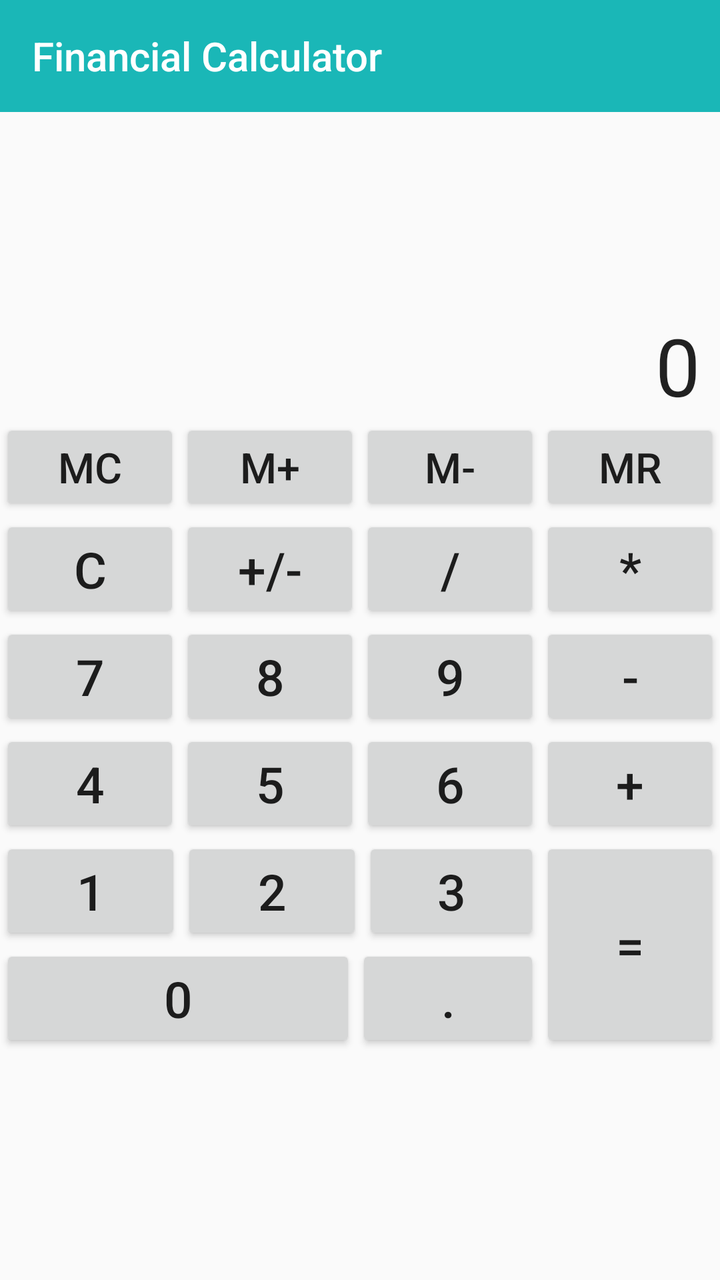
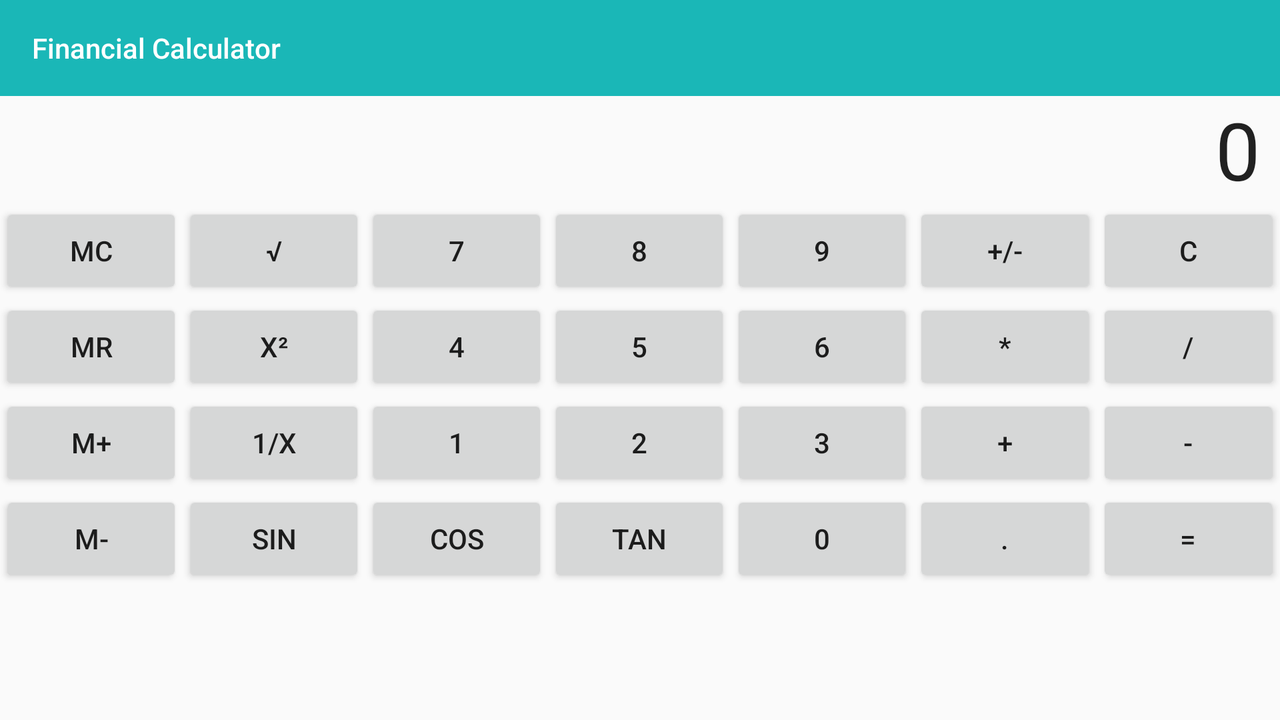

One screen, two layout resources from the same app: the default and the repository's alternative for another configuration. Each is rendered where Android would select it; the XML of both is given below.
<!-- AndroidManifest.xml: application theme AppTheme -->
<!-- res/layout/activity_calculator.xml -->
<?xml version="1.0" encoding="utf-8"?>
<RelativeLayout xmlns:android="http://schemas.android.com/apk/res/android"
    android:layout_width="match_parent"
    android:layout_height="match_parent"
    android:orientation="vertical"
    >
    <include
        android:id="@+id/app_bar"
        layout="@layout/app_bar" />
    <ScrollView
        android:layout_width="match_parent"
        android:layout_height="match_parent"
        android:layout_marginTop="?attr/actionBarSize">

            <LinearLayout
                android:orientation="vertical"
                android:layout_width="match_parent"
                android:layout_height="match_parent"
                android:layout_marginTop="100dp"
               >
                <LinearLayout
                    android:id="@+id/row1"
                    android:layout_width="match_parent"
                    android:layout_height="wrap_content"
                    >

                    <TextView
                        android:id="@+id/textView1"
                        android:layout_width="match_parent"
                        android:layout_height="wrap_content"
                        android:gravity="right"
                        android:maxLines="1"
                        android:paddingLeft="10dp"
                        android:paddingRight="10dp"
                        android:text="0"
                        android:textAppearance="?android:attr/textAppearanceLarge"
                        android:textSize="40sp" />
                </LinearLayout>

                <LinearLayout
                    android:layout_width="match_parent"
                    android:layout_height="match_parent"
                    android:orientation="vertical"
                    >
                <LinearLayout
                    android:id="@+id/row2"
                    android:layout_width="match_parent"
                    android:layout_height="0dp"
                    android:layout_weight=".12"
                  >

                    <Button
                        android:id="@+id/buttonClearMemory"
                        android:layout_width="0dp"
                        android:layout_height="match_parent"
                        android:layout_weight=".25"
                        android:text="@string/buttonClearMemory"
                        android:textSize="21sp" />

                    <Button
                        android:id="@+id/buttonAddToMemory"
                        android:layout_width="0dp"
                        android:layout_height="match_parent"
                        android:layout_weight=".25"
                        android:text="@string/buttonAddToMemory"
                        android:textSize="21sp" />

                    <Button
                        android:id="@+id/buttonSubtractFromMemory"
                        android:layout_width="0dp"
                        android:layout_height="match_parent"
                        android:layout_weight=".25"
                        android:text="@string/buttonSubtractFromMemory"
                        android:textSize="21sp" />

                    <Button
                        android:id="@+id/buttonRecallMemory"
                        android:layout_width="0dp"
                        android:layout_height="match_parent"
                        android:layout_weight=".25"
                        android:text="@string/buttonRecallMemory"
                        android:textSize="21sp" />
                </LinearLayout>

                <LinearLayout
                    android:id="@+id/row3"
                    android:layout_width="match_parent"
                    android:layout_height="0dp"
                    android:layout_weight=".12" >

                    <Button
                        android:id="@+id/buttonClear"
                        android:layout_width="0dp"
                        android:layout_height="match_parent"
                        android:layout_weight=".25"
                        android:text="@string/buttonClear"
                        android:textSize="25sp" />

                    <Button
                        android:id="@+id/buttonToggleSign"
                        android:layout_width="0dp"
                        android:layout_height="match_parent"
                        android:layout_weight=".25"
                        android:text="@string/buttonToggleSign"
                        android:textSize="25sp" />

                    <Button
                        android:id="@+id/buttonDivide"
                        android:layout_width="0dp"
                        android:layout_height="match_parent"
                        android:layout_weight=".25"
                        android:text="@string/buttonDivide"
                        android:textSize="25sp" />

                    <Button
                        android:id="@+id/buttonMultiply"
                        android:layout_width="0dp"
                        android:layout_height="match_parent"
                        android:layout_weight=".25"
                        android:text="@string/buttonMultiply"
                        android:textSize="25sp" />
                </LinearLayout>

                <LinearLayout
                    android:id="@+id/row4"
                    android:layout_width="match_parent"
                    android:layout_height="0dp"
                    android:layout_weight=".12" >

                    <Button
                        android:id="@+id/button7"
                        android:layout_width="0dp"
                        android:layout_height="match_parent"
                        android:layout_weight=".25"
                        android:text="@string/button7"
                        android:textSize="25sp" />

                    <Button
                        android:id="@+id/button8"
                        android:layout_width="0dp"
                        android:layout_height="match_parent"
                        android:layout_weight=".25"
                        android:text="@string/button8"
                        android:textSize="25sp" />

                    <Button
                        android:id="@+id/button9"
                        android:layout_width="0dp"
                        android:layout_height="match_parent"
                        android:layout_weight=".25"
                        android:text="@string/button9"
                        android:textSize="25sp" />

                    <Button
                        android:id="@+id/buttonSubtract"
                        android:layout_width="0dp"
                        android:layout_height="match_parent"
                        android:layout_weight=".25"
                        android:text="@string/buttonSubtract"
                        android:textSize="25sp" />
                </LinearLayout>

                <LinearLayout
                    android:id="@+id/row5"
                    android:layout_width="match_parent"
                    android:layout_height="0dp"
                    android:layout_weight=".12" >

                    <Button
                        android:id="@+id/button4"
                        android:layout_width="0dp"
                        android:layout_height="match_parent"
                        android:layout_weight=".25"
                        android:text="@string/button4"
                        android:textSize="25sp" />

                    <Button
                        android:id="@+id/button5"
                        android:layout_width="0dp"
                        android:layout_height="match_parent"
                        android:text="@string/button5"
                        android:layout_weight=".25"
                        android:textSize="25sp" />

                    <Button
                        android:id="@+id/button6"
                        android:layout_width="0dp"
                        android:layout_height="match_parent"
                        android:layout_weight=".25"
                        android:text="@string/button6"
                        android:textSize="25sp" />

                    <Button
                        android:id="@+id/buttonAdd"
                        android:layout_width="0dp"
                        android:layout_height="match_parent"
                        android:layout_weight=".25"
                        android:text="@string/buttonAdd"
                        android:textSize="25sp" />
                </LinearLayout>

                <LinearLayout
                    android:id="@+id/row6"
                    android:layout_width="match_parent"
                    android:layout_height="0dp"
                    android:layout_weight=".24"
                    android:baselineAligned="false" >

                    <LinearLayout
                        android:layout_width="0dp"
                        android:layout_height="match_parent"
                        android:layout_weight=".75"
                        android:orientation="vertical" >

                        <LinearLayout
                            android:id="@+id/linearLayout1"
                            android:layout_width="match_parent"
                            android:layout_height="0dp"
                            android:layout_weight=".50"
                            android:textSize="25sp" >


                            <Button
                                android:id="@+id/button1"
                                android:layout_width="0dp"
                                android:layout_height="match_parent"
                                android:layout_weight=".35"
                                android:text="@string/button1"
                                android:textSize="25sp" />

                            <Button
                                android:id="@+id/button2"
                                android:layout_width="0dp"
                                android:layout_height="match_parent"
                                android:layout_weight=".35"
                                android:text="@string/button2"
                                android:textSize="25sp" />

                            <Button
                                android:id="@+id/button3"
                                android:layout_width="0dp"
                                android:layout_height="match_parent"
                                android:layout_weight=".34"
                                android:text="@string/button3"
                                android:textSize="25sp" />
                        </LinearLayout>

                        <LinearLayout
                            android:id="@+id/linearLayout2"
                            android:layout_width="match_parent"
                            android:layout_height="0dp"
                            android:layout_weight=".50" >

                            <Button
                                android:id="@+id/button0"
                                android:layout_width="0dp"
                                android:layout_height="match_parent"
                                android:layout_weight=".66"
                                android:text="@string/button0"
                                android:textSize="25sp" />

                            <Button
                                android:id="@+id/buttonDecimalPoint"
                                android:layout_width="0dp"
                                android:layout_height="match_parent"
                                android:layout_weight=".34"
                                android:text="@string/buttonDecimalPoint"
                                android:textSize="25sp" />
                        </LinearLayout>
                    </LinearLayout>

                    <Button
                        android:id="@+id/buttonEquals"
                        android:layout_width="0dp"
                        android:layout_height="match_parent"
                        android:layout_weight=".25"
                        android:text="@string/buttonEquals"
                        android:textSize="25sp" />
                </LinearLayout>
                    </LinearLayout>
            </LinearLayout>

        </ScrollView>

</RelativeLayout>
<!-- res/layout/app_bar.xml (included above) -->
<?xml version="1.0" encoding="utf-8"?>
<android.support.v7.widget.Toolbar xmlns:android="http://schemas.android.com/apk/res/android"
    xmlns:app="http://schemas.android.com/apk/res-auto"
    android:id="@+id/toolbar"
    android:layout_width="match_parent"
    android:layout_height="wrap_content"
    android:background="@color/appcolor"
    app:theme="@style/ThemeOverlay.AppCompat.Dark.ActionBar"
    app:title="@string/app_name"
    app:titleTextColor="@color/cardview_light_background" />
<!-- resources referenced by this layout -->
<resources>
  <color name="appcolor">#1ab7b7</color>
  <color name="cardview_light_background">#FFFFFFFF</color>
  <string name="app_name">Financial Calculator</string>
  
  
      //for calcualtor string
  <string name="button0">0</string>
  <string name="button1">1</string>
  <string name="button2">2</string>
  <string name="button3">3</string>
  <string name="button4">4</string>
  <string name="button5">5</string>
  <string name="button6">6</string>
  <string name="button7">7</string>
  <string name="button8">8</string>
  <string name="button9">9</string>
  <string name="buttonAdd">+</string>
  <string name="buttonAddToMemory">M+</string>
  <string name="buttonClear">C</string>
  <string name="buttonClearMemory">MC</string>
  <string name="buttonDecimalPoint">.</string>
  <string name="buttonDivide">/</string>
  <string name="buttonEquals">=</string>
  <string name="buttonMultiply">*</string>
  <string name="buttonRecallMemory">MR</string>
  <string name="buttonSubtract">-</string>
  <string name="buttonSubtractFromMemory">M-</string>
  <string name="buttonToggleSign">+/-</string>
  <style name="AppTheme" parent="Theme.AppCompat.Light.NoActionBar">
          
  
          <item name="colorPrimary">@color/colorPrimary</item>
          <item name="colorPrimaryDark">@color/colorPrimaryDark</item>
          <item name="colorAccent">@color/appcolor</item>
      </style>
  <color name="colorPrimary">#1ab7b7</color>
  <color name="colorPrimaryDark">#0bd2d2</color>
</resources>
<!-- res/layout-land/activity_calculator.xml (the repository's variant of the layout above) -->
<!-- drawn on the phone turned sideways -->
<?xml version="1.0" encoding="utf-8"?>
<RelativeLayout xmlns:android="http://schemas.android.com/apk/res/android"
    android:layout_width="match_parent"
    android:layout_height="match_parent"
    android:orientation="vertical"
    >
    <include
        android:id="@+id/app_bar"
        layout="@layout/app_bar"
        />
    <RelativeLayout
        android:orientation="vertical"
        android:layout_width="match_parent"
        android:layout_height="match_parent"
        android:layout_marginTop="?attr/actionBarSize">
        <ScrollView
            android:layout_width="match_parent"
            android:layout_height="match_parent"

            >

            <LinearLayout
                android:orientation="vertical"
                android:layout_width="match_parent"
                android:layout_height="match_parent"

                >
                <LinearLayout
                    android:id="@+id/row1"
                    android:layout_width="match_parent"
                    android:layout_height="wrap_content"
                    >

                    <TextView
                        android:id="@+id/textView1"
                        android:layout_width="match_parent"
                        android:layout_height="wrap_content"
                        android:gravity="right"
                        android:maxLines="1"
                        android:paddingLeft="10dp"
                        android:paddingRight="10dp"
                        android:text="0"
                        android:textAppearance="?android:attr/textAppearanceLarge"
                        android:textSize="40sp" />
                </LinearLayout>

                <LinearLayout
                    android:id="@+id/row2"
                    android:layout_width="match_parent"
                    android:layout_height="0dp"
                    android:layout_weight=".16" >

                    <Button
                        android:id="@+id/buttonClearMemory"
                        android:layout_width="0dp"
                        android:layout_height="match_parent"
                        android:layout_weight=".142"
                        android:text="@string/buttonClearMemory" />

                    <Button
                        android:id="@+id/buttonSquareRoot"
                        android:layout_width="0dp"
                        android:layout_height="match_parent"
                        android:layout_weight=".142"
                        android:text="@string/buttonSquareRoot" />

                    <Button
                        android:id="@+id/button7"
                        android:layout_width="0dp"
                        android:layout_height="match_parent"
                        android:layout_weight=".142"
                        android:text="@string/button7" />

                    <Button
                        android:id="@+id/button8"
                        android:layout_width="0dp"
                        android:layout_height="match_parent"
                        android:layout_weight=".142"
                        android:text="@string/button8" />

                    <Button
                        android:id="@+id/button9"
                        android:layout_width="0dp"
                        android:layout_height="match_parent"
                        android:layout_weight=".142"
                        android:text="@string/button9" />

                    <Button
                        android:id="@+id/buttonToggleSign"
                        android:layout_width="0dp"
                        android:layout_height="match_parent"
                        android:layout_weight=".142"
                        android:text="@string/buttonToggleSign" />

                    <Button
                        android:id="@+id/buttonClear"
                        android:layout_width="0dp"
                        android:layout_height="match_parent"
                        android:layout_weight=".142"
                        android:text="@string/buttonClear" />
                </LinearLayout>

                <LinearLayout
                    android:id="@+id/row3"
                    android:layout_width="match_parent"
                    android:layout_height="0dp"
                    android:layout_weight=".16" >

                    <Button
                        android:id="@+id/buttonRecallMemory"
                        android:layout_width="0dp"
                        android:layout_height="match_parent"
                        android:layout_weight=".142"
                        android:text="@string/buttonRecallMemory" />

                    <Button
                        android:id="@+id/buttonSquared"
                        android:layout_width="0dp"
                        android:layout_height="match_parent"
                        android:layout_weight=".142"
                        android:text="@string/buttonSquared" />

                    <Button
                        android:id="@+id/button4"
                        android:layout_width="0dp"
                        android:layout_height="match_parent"
                        android:layout_weight=".142"
                        android:text="@string/button4" />

                    <Button
                        android:id="@+id/button5"
                        android:layout_width="0dp"
                        android:layout_height="match_parent"
                        android:layout_weight=".142"
                        android:text="@string/button5" />

                    <Button
                        android:id="@+id/button6"
                        android:layout_width="0dp"
                        android:layout_height="match_parent"
                        android:layout_weight=".142"
                        android:text="@string/button6" />

                    <Button
                        android:id="@+id/buttonMultiply"
                        android:layout_width="0dp"
                        android:layout_height="match_parent"
                        android:layout_weight=".142"
                        android:text="@string/buttonMultiply" />

                    <Button
                        android:id="@+id/buttonDivide"
                        android:layout_width="0dp"
                        android:layout_height="match_parent"
                        android:layout_weight=".142"
                        android:text="@string/buttonDivide" />
                </LinearLayout>

                <LinearLayout
                    android:id="@+id/row4"
                    android:layout_width="match_parent"
                    android:layout_height="0dp"
                    android:layout_weight=".16" >

                    <Button
                        android:id="@+id/buttonAddToMemory"
                        android:layout_width="0dp"
                        android:layout_height="match_parent"
                        android:layout_weight=".142"
                        android:text="@string/buttonAddToMemory" />

                    <Button
                        android:id="@+id/buttonInvert"
                        android:layout_width="0dp"
                        android:layout_height="match_parent"
                        android:layout_weight=".142"
                        android:text="@string/buttonInvert" />

                    <Button
                        android:id="@+id/button1"
                        android:layout_width="0dp"
                        android:layout_height="match_parent"
                        android:layout_weight=".142"
                        android:text="@string/button1" />

                    <Button
                        android:id="@+id/button2"
                        android:layout_width="0dp"
                        android:layout_height="match_parent"
                        android:layout_weight=".142"
                        android:text="@string/button2" />

                    <Button
                        android:id="@+id/button3"
                        android:layout_width="0dp"
                        android:layout_height="match_parent"
                        android:layout_weight=".142"
                        android:text="@string/button3" />

                    <Button
                        android:id="@+id/buttonAdd"
                        android:layout_width="0dp"
                        android:layout_height="match_parent"
                        android:layout_weight=".142"
                        android:text="@string/buttonAdd" />

                    <Button
                        android:id="@+id/buttonSubtract"
                        android:layout_width="0dp"
                        android:layout_height="match_parent"
                        android:layout_weight=".142"
                        android:text="@string/buttonSubtract" />
                </LinearLayout>

                <LinearLayout
                    android:id="@+id/row5"
                    android:layout_width="match_parent"
                    android:layout_height="0dp"
                    android:layout_weight=".16" >

                    <Button
                        android:id="@+id/buttonSubtractFromMemory"
                        android:layout_width="0dp"
                        android:layout_height="match_parent"
                        android:layout_weight=".142"
                        android:text="@string/buttonSubtractFromMemory" />

                    <Button
                        android:id="@+id/buttonSine"
                        android:layout_width="0dp"
                        android:layout_height="match_parent"
                        android:layout_weight=".142"
                        android:text="@string/buttonSine" />

                    <Button
                        android:id="@+id/buttonCosine"
                        android:layout_width="0dp"
                        android:layout_height="match_parent"
                        android:layout_weight=".142"
                        android:text="@string/buttonCosine" />

                    <Button
                        android:id="@+id/buttonTangent"
                        android:layout_width="0dp"
                        android:layout_height="match_parent"
                        android:layout_weight=".142"
                        android:text="@string/buttonTangent" />

                    <Button
                        android:id="@+id/button0"
                        android:layout_width="0dp"
                        android:layout_height="match_parent"
                        android:layout_weight=".142"
                        android:text="@string/button0" />

                    <Button
                        android:id="@+id/buttonDecimalPoint"
                        android:layout_width="0dp"
                        android:layout_height="match_parent"
                        android:layout_weight=".142"
                        android:text="@string/buttonDecimalPoint" />

                    <Button
                        android:id="@+id/buttonEquals"
                        android:layout_width="0dp"
                        android:layout_height="match_parent"
                        android:layout_weight=".142"
                        android:text="@string/buttonEquals" />
                </LinearLayout>
            </LinearLayout>
        </ScrollView>
    </RelativeLayout>

</RelativeLayout>
<!-- resources referenced by the variant -->
<!-- as the phone turned sideways resolves them -->
<resources>
  <color name="appcolor">#1ab7b7</color>
  <color name="cardview_light_background">#FFFFFFFF</color>
  <string name="app_name">Financial Calculator</string>
  
  
      //for calcualtor string
  <string name="button0">0</string>
  <string name="button1">1</string>
  <string name="button2">2</string>
  <string name="button3">3</string>
  <string name="button4">4</string>
  <string name="button5">5</string>
  <string name="button6">6</string>
  <string name="button7">7</string>
  <string name="button8">8</string>
  <string name="button9">9</string>
  <string name="buttonAdd">+</string>
  <string name="buttonAddToMemory">M+</string>
  <string name="buttonClear">C</string>
  <string name="buttonClearMemory">MC</string>
  <string name="buttonCosine">cos</string>
  <string name="buttonDecimalPoint">.</string>
  <string name="buttonDivide">/</string>
  <string name="buttonEquals">=</string>
  <string name="buttonInvert">1/x</string>
  <string name="buttonMultiply">*</string>
  <string name="buttonRecallMemory">MR</string>
  <string name="buttonSine">sin</string>
  <string name="buttonSquareRoot">√</string>
  <string name="buttonSquared">x²</string>
  <string name="buttonSubtract">-</string>
  <string name="buttonSubtractFromMemory">M-</string>
  <string name="buttonTangent">tan</string>
  <string name="buttonToggleSign">+/-</string>
  <style name="AppTheme" parent="Theme.AppCompat.Light.NoActionBar">
          
  
          <item name="colorPrimary">@color/colorPrimary</item>
          <item name="colorPrimaryDark">@color/colorPrimaryDark</item>
          <item name="colorAccent">@color/appcolor</item>
      </style>
  <color name="colorPrimary">#1ab7b7</color>
  <color name="colorPrimaryDark">#0bd2d2</color>
</resources>
